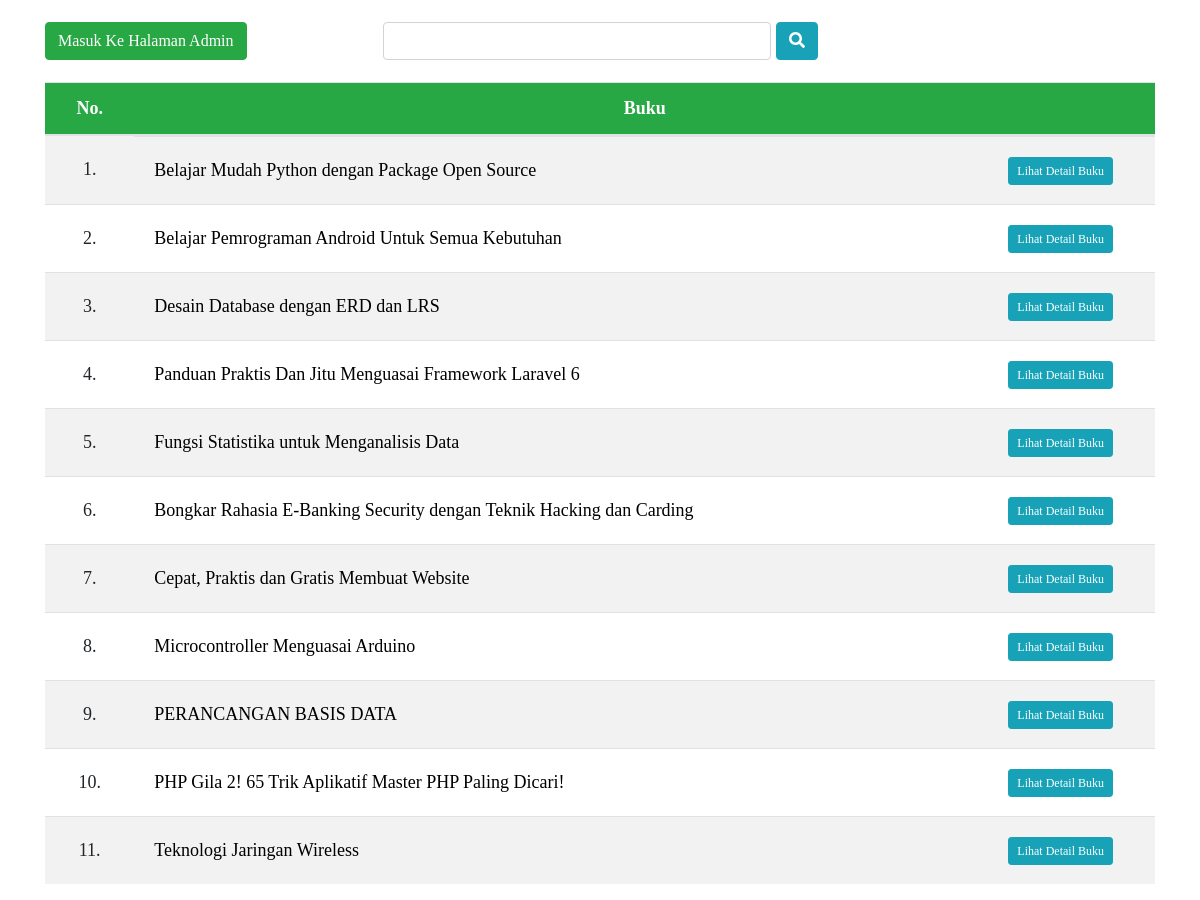
/latihan6a/index.php, run on the app's committed database.
### tables this page shows
CREATE TABLE `daftar_buku` (
  `id` int(10) NOT NULL,
  `gambar` varchar(150) NOT NULL,
  `judul_buku` varchar(150) NOT NULL,
  `deskripsi` varchar(500) NOT NULL,
  `penulis` varchar(150) NOT NULL,
  `tahun_terbit` int(4) NOT NULL,
  `penerbit` varchar(150) NOT NULL,
  `stok` int(4) DEFAULT NULL,
  `harga` varchar(8) DEFAULT NULL
);

### latihan6a/php/functions.php (called while the page is built, shortened)
<?php
    function koneksi_db() {
        $conn = mysqli_connect ("localhost", "root", "");
        mysqli_select_db ($conn, "pw_tubes_203040093");
        return $conn;
    }
    function query($sql) {
        $conn = koneksi_db();
        $result = mysqli_query($conn, "$sql");
        $rows = [];
        while ($row = mysqli_fetch_assoc($result)) {
            $rows[] = $row;
        }
        return $rows;
    }
?>

### latihan6a/index.php (the view, shortened to what this page needs)
<?php
    require 'php/functions.php';
    if(isset($_GET['cari'])) {
        $keyword = $_GET['keyword'];
        $toko_buku = query ("SELECT * FROM daftar_buku WHERE judul_buku LIKE '%$keyword%' ");
    } else {
        $toko_buku = query ("SELECT * FROM daftar_buku");
    }
?>
<!DOCTYPE html>
<html lang="en">
<head>
    <link rel="stylesheet" href="./css/fontawesome.min.css" />
    <link rel="stylesheet" href="./css/bootstrap.css">
    <link rel="stylesheet" href="./css/index.css?v2">
</head>
<body>
    <div class="container">
        <div class="wrapper-cta">
            <div class="go-to-admin-page">
                <a href="./php/login.php" class="btn btn-success">Masuk Ke Halaman
                    Admin</a>
            </div>
            <form class="search" action="" method="get">
                <div class="form-group">
                    <input type="text" class="form-control" name="keyword" autofocus>
                    <button type="submit" class="btn btn-info" name="cari"><i class="fas fa-search"></i></button>
                </div>
            </form>
        </div>
        <table class="table table-striped">
            <thead>
                <tr class="bg-success text-center text-white">
                    <th scope="col">No.</th>
                    <th scope="col" colspan="2">Buku</th>
                </tr>
            </thead>
            <tbody>
                <?php if (empty($toko_buku)) : ?>
                <tr>
                    <td colspan="2" class="text-center">
                        <h1>Data tidak ditemukan</h1>
                    </td>
                </tr>
                <?php else : ?>
                <?php $i = 1; ?>
                <?php foreach($toko_buku as $buku) : ?>
                <tr>
                    <td>
                        <div class="id-buku">
                            <p class="text-center"><?= $i; ?>.</p>
                        </div>
                    </td>
                    <td class="d-flex justify-content-between align-items-center">
                        <div class="judul-buku">
                            <p><?= $buku["judul_buku"]; ?></p>
                        </div>
                        <div class="btn-detail-buku">
                            <a class="btn btn btn-info btn-sm" href="./php/detail.php?id=<?= $buku["id"]; ?>">Lihat
                                Detail Buku</a>
                        </div>
                    </td>
                </tr>
                <?php $i++; ?>
                <?php endforeach; ?>
                <?php endif; ?>
            </tbody>
        </table>
    </div>
</body>
</html>

### latihan6a/css/index.css (style rules this page uses)
body { font-family: Montserrat; font-size: 18px; }
.go-to-admin-page { position: absolute; }
.search .form-group { margin: 1.375rem 0; text-align: center; }
.search .form-group .btn { vertical-align: inherit; }
.search .form-group .form-control { display: inline-block !important; width: 35% !important; margin-right: 0.25; }
.id-buku p, .judul-buku p { margin: 8px !important; }
.judul-buku p { text-decoration: none; line-height: 1.5; color: #000; }
.btn-detail-buku .btn { font-size: 12px !important; margin-right: 30px; }

### data on the page
daftar_buku: judul_buku "Belajar Mudah Python dengan Package Open Source"
daftar_buku: judul_buku "Belajar Pemrograman Android Untuk Semua Kebutuhan"
daftar_buku: judul_buku "Desain Database dengan ERD dan LRS"
daftar_buku: judul_buku "Panduan Praktis Dan Jitu Menguasai Framework Laravel 6"
daftar_buku: judul_buku "Fungsi Statistika untuk Menganalisis Data"
daftar_buku: judul_buku "Bongkar Rahasia E-Banking Security dengan Teknik Hacking dan Carding"
daftar_buku: judul_buku "Cepat, Praktis dan Gratis Membuat Website"
daftar_buku: judul_buku "Microcontroller Menguasai Arduino"
daftar_buku: judul_buku "PERANCANGAN BASIS DATA"
daftar_buku: judul_buku "PHP Gila 2! 65 Trik Aplikatif Master PHP Paling Dicari!"
daftar_buku: judul_buku "Teknologi Jaringan Wireless"
